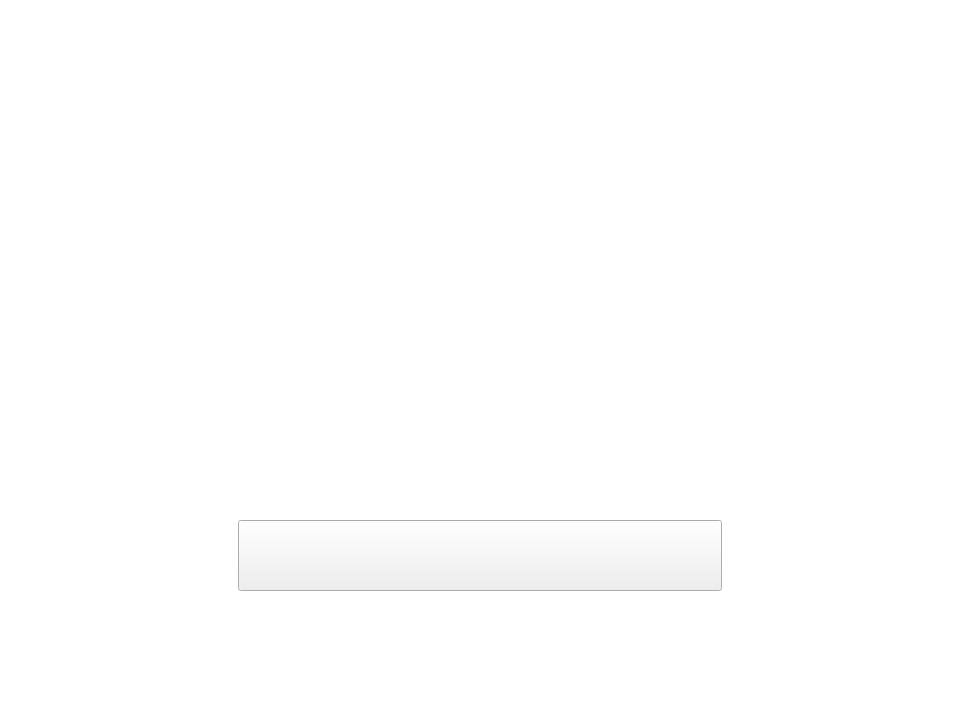
<?xml version="1.0" encoding="UTF-8"?>
<ui version="4.0">
 <class>MainWindow</class>
 <widget class="QMainWindow" name="MainWindow">
  <property name="windowModality">
   <enum>Qt::NonModal</enum>
  </property>
  <property name="geometry">
   <rect>
    <x>0</x>
    <y>0</y>
    <width>960</width>
    <height>720</height>
   </rect>
  </property>
  <property name="sizePolicy">
   <sizepolicy hsizetype="Fixed" vsizetype="Fixed">
    <horstretch>0</horstretch>
    <verstretch>0</verstretch>
   </sizepolicy>
  </property>
  <property name="font">
   <font>
    <family>Press Start 2P</family>
   </font>
  </property>
  <property name="windowTitle">
   <string>Pixel Spirit</string>
  </property>
  <property name="windowIcon">
   <iconset>
    <normaloff>../assets/UI/icon.png</normaloff>
    <normalon>../assets/UI/icon.png</normalon>../assets/UI/icon.png</iconset>
  </property>
  <widget class="QWidget" name="centralwidget">
   <widget class="QLabel" name="Background">
    <property name="geometry">
     <rect>
      <x>0</x>
      <y>0</y>
      <width>960</width>
      <height>720</height>
     </rect>
    </property>
    <property name="sizePolicy">
     <sizepolicy hsizetype="Fixed" vsizetype="Fixed">
      <horstretch>0</horstretch>
      <verstretch>0</verstretch>
     </sizepolicy>
    </property>
    <property name="styleSheet">
     <string notr="true">background-color: rgb(255, 255, 255);</string>
    </property>
    <property name="pixmap">
     <pixmap resource="../assets/UI/resources.qrc">:/background.png</pixmap>
    </property>
   </widget>
   <widget class="QLabel" name="Welcome">
    <property name="geometry">
     <rect>
      <x>270</x>
      <y>160</y>
      <width>420</width>
      <height>21</height>
     </rect>
    </property>
    <property name="sizePolicy">
     <sizepolicy hsizetype="Fixed" vsizetype="Fixed">
      <horstretch>0</horstretch>
      <verstretch>0</verstretch>
     </sizepolicy>
    </property>
    <property name="pixmap">
     <pixmap resource="../assets/UI/resources.qrc">:/MainWindow/main-page-welcome.png</pixmap>
    </property>
   </widget>
   <widget class="QLabel" name="Title">
    <property name="geometry">
     <rect>
      <x>92</x>
      <y>324</y>
      <width>776</width>
      <height>72</height>
     </rect>
    </property>
    <property name="sizePolicy">
     <sizepolicy hsizetype="Fixed" vsizetype="Fixed">
      <horstretch>0</horstretch>
      <verstretch>0</verstretch>
     </sizepolicy>
    </property>
    <property name="pixmap">
     <pixmap resource="../assets/UI/resources.qrc">:/MainWindow/title.png</pixmap>
    </property>
   </widget>
   <widget class="QPushButton" name="StartButton">
    <property name="geometry">
     <rect>
      <x>238</x>
      <y>520</y>
      <width>484</width>
      <height>71</height>
     </rect>
    </property>
    <property name="sizePolicy">
     <sizepolicy hsizetype="Fixed" vsizetype="Fixed">
      <horstretch>0</horstretch>
      <verstretch>0</verstretch>
     </sizepolicy>
    </property>
    <property name="icon">
     <iconset resource="../assets/UI/resources.qrc">
      <normaloff>:/MainWindow/spirit-house-button.png</normaloff>
      <normalon>:/MainWindow/spirit-house-button.png</normalon>:/MainWindow/spirit-house-button.png</iconset>
    </property>
    <property name="iconSize">
     <size>
      <width>484</width>
      <height>71</height>
     </size>
    </property>
   </widget>
   <widget class="QLabel" name="TopBar">
    <property name="geometry">
     <rect>
      <x>0</x>
      <y>0</y>
      <width>960</width>
      <height>24</height>
     </rect>
    </property>
    <property name="sizePolicy">
     <sizepolicy hsizetype="Fixed" vsizetype="Fixed">
      <horstretch>0</horstretch>
      <verstretch>0</verstretch>
     </sizepolicy>
    </property>
    <property name="pixmap">
     <pixmap resource="../assets/UI/resources.qrc">:/topBar.png</pixmap>
    </property>
   </widget>
  </widget>
 </widget>
 <resources>
  <include location="../assets/UI/resources.qrc"/>
 </resources>
 <connections/>
</ui>
